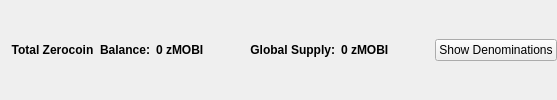
                       <widget class="QFrame" name="balanceSupplyFrame">
                        <layout class="QHBoxLayout" name="horizontalLayout_2" stretch="0,0,0,1,0">
                         <property name="rightMargin">
                          <number>0</number>
                         </property>
                         <item>
                          <layout class="QHBoxLayout" name="horizontalLayout_34">
                           <item>
                            <widget class="QLabel" name="labelzAvailableText_3">
                             <property name="font">
                              <font>
                               <weight>75</weight>
                               <bold>true</bold>
                              </font>
                             </property>
                             <property name="toolTip">
                              <string>Total Balance including unconfirmed and immature zMOBI</string>
                             </property>
                             <property name="text">
                              <string>Total Zerocoin  Balance:</string>
                             </property>
                             <property name="alignment">
                              <set>Qt::AlignRight|Qt::AlignTrailing|Qt::AlignVCenter</set>
                             </property>
                            </widget>
                           </item>
                           <item>
                            <widget class="QLabel" name="labelzAvailableAmount_4">
                             <property name="minimumSize">
                              <size>
                               <width>40</width>
                               <height>0</height>
                              </size>
                             </property>
                             <property name="font">
                              <font>
                               <weight>75</weight>
                               <bold>true</bold>
                              </font>
                             </property>
                             <property name="toolTip">
                              <string>Total Balance including unconfirmed and immature zMOBI</string>
                             </property>
                             <property name="text">
                              <string>0 zMOBI</string>
                             </property>
                             <property name="alignment">
                              <set>Qt::AlignLeading|Qt::AlignLeft|Qt::AlignVCenter</set>
                             </property>
                            </widget>
                           </item>
                          </layout>
                         </item>
                         <item>
                          <spacer name="horizontalSpacer_32">
                           <property name="orientation">
                            <enum>Qt::Horizontal</enum>
                           </property>
                           <property name="sizeHint" stdset="0">
                            <size>
                             <width>40</width>
                             <height>20</height>
                            </size>
                           </property>
                          </spacer>
                         </item>
                         <item>
                          <layout class="QHBoxLayout" name="horizontalLayout_35">
                           <item>
                            <widget class="QLabel" name="labelZsupplyText_2">
                             <property name="font">
                              <font>
                               <weight>75</weight>
                               <bold>true</bold>
                              </font>
                             </property>
                             <property name="text">
                              <string>Global Supply:</string>
                             </property>
                             <property name="alignment">
                              <set>Qt::AlignRight|Qt::AlignTrailing|Qt::AlignVCenter</set>
                             </property>
                            </widget>
                           </item>
                           <item>
                            <widget class="QLabel" name="labelZsupplyAmount_2">
                             <property name="font">
                              <font>
                               <weight>75</weight>
                               <bold>true</bold>
                              </font>
                             </property>
                             <property name="text">
                              <string>0 zMOBI</string>
                             </property>
                            </widget>
                           </item>
                          </layout>
                         </item>
                         <item>
                          <spacer name="horizontalSpacer_31">
                           <property name="orientation">
                            <enum>Qt::Horizontal</enum>
                           </property>
                           <property name="sizeHint" stdset="0">
                            <size>
                             <width>40</width>
                             <height>20</height>
                            </size>
                           </property>
                          </spacer>
                         </item>
                         <item>
                          <widget class="QPushButton" name="pushButtonShowDenoms">
                           <property name="toolTip">
                            <string>Show zMOBI denominations list</string>
                           </property>
                           <property name="text">
                            <string>Show Denominations</string>
                           </property>
                          </widget>
                         </item>
                        </layout>
                       </widget>
